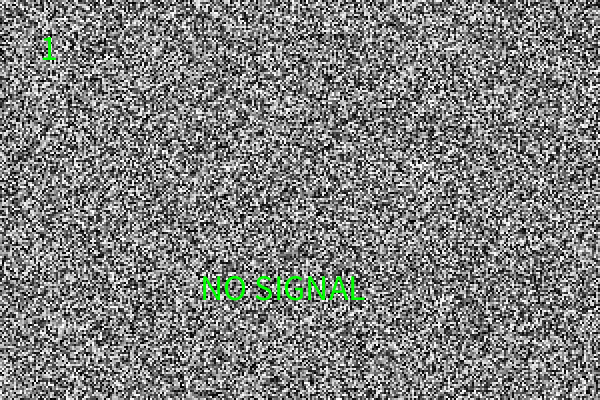
Frame 1 (no input)
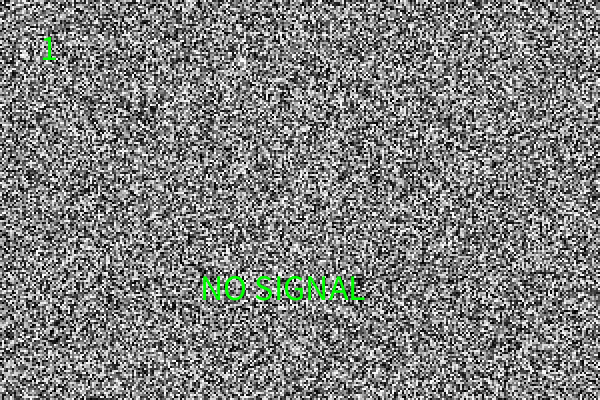
Frame 60 (the mouse pressed at the canvas centre just before this capture)
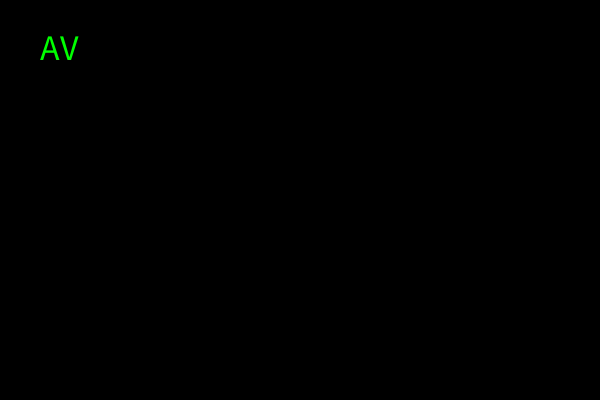
Frame 120 (the mouse held since frame 60 and released just before this capture)

The Processing sketch that drew these frames (run headless with seeded random() and noise(); from frame 60 on, the mouse is pressed at the canvas centre):

// Processing sketch: processing_121421
// ── processing_121421.pde


void setup() {
  size(600, 400);
  background(0);
  noStroke();
  
}
 
void draw() {
    

  for (int i=0;i<width;i=i+2) {
    for (int j=0;j<height;j=j+2) {
      fill(random(0,255));
      rect(i, j, 2, 2);
      
    }
  }
  
    fill(0,255,0);
    textSize(36);
    text("1",40,60);
    text("NO SIGNAL",200,300);
    
    if (keyPressed){
     if (key == '+'){
       fill(0,255,0);
       textSize(26);
       text("VOLUME",150,350);
       triangle(265,348,280,330,295,348);
     } 
    }
    if (keyPressed){
     if (key == '-'){
       fill(0,255,0);
       textSize(26);
       text("VOLUME",150,350);
       triangle(265,330,280,348,295,330);
     } 
    }
   
    if (mousePressed){
    background(0);
    fill(0,255,0);
    textSize(36);
    text("AV",40,60);
    
    }
    println(mouseX+","+mouseY);
  

 
}
